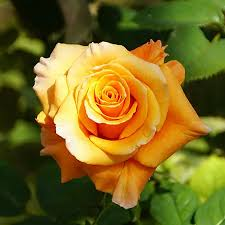
#> input picture Alfred/midterm/1-Rose.jpg, 225 x 225 px
$ jupyter execute uts-rose.ipynb
#> lines starting #> are read from the running program, lines starting #| are printed output that depends on the picture
[cell 1]
import matplotlib.pyplot as plt
import cv2
import numpy as np

[cell 2]
image = cv2.imread('1-Rose.jpg')
#> image is the input picture: shape (225, 225, 3); mean B, G, R 33.1, 102.6, 118.8
gray = cv2.cvtColor(image,cv2.COLOR_RGB2GRAY)

[cell 3]
plt.figure(figsize=(15, 5))

# Plot original image
plt.subplot(1, 5, 1)
plt.imshow(cv2.cvtColor(image, cv2.COLOR_BGR2RGB))
plt.title('Original Image')
plt.axis('off')

# Plot blurred image
plt.subplot(1, 5, 2)
plt.imshow(gray, cmap='gray')
plt.title('GrayScale Image')
plt.axis('off')
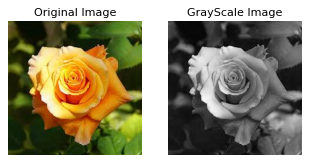
#> figure drawn by matplotlib, 2 panels

[cell 4]
# Print the width and height of the image
height, width, channel = image.shape
#> height = 225; width = 225; channel = 3
print("Image width:", width)
#| Image width: 225
print("Image height:", height)
#| Image height: 225
print("channel:" , channel)
#| channel: 3

FFT good for grayscale

[cell 5]
f = np.fft.fft2(gray)

fshift = np.fft.fftshift(f)
magnitude_spectrum = 20*np.log(np.abs(fshift))
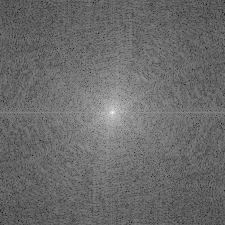
#> magnitude_spectrum: shape (225, 225) float64; min 33.76, max 305.2, mean 147.9; drawn with min black and max white

[cell 6]
plt.subplot(121),plt.imshow(cv2.cvtColor(gray, cv2.COLOR_BGR2RGB))
plt.title('Input Image'), plt.xticks([]), plt.yticks([])
plt.subplot(122),plt.imshow(magnitude_spectrum, cmap = 'gray')
plt.title('Magnitude Spectrum'), plt.xticks([]), plt.yticks([])
plt.show()
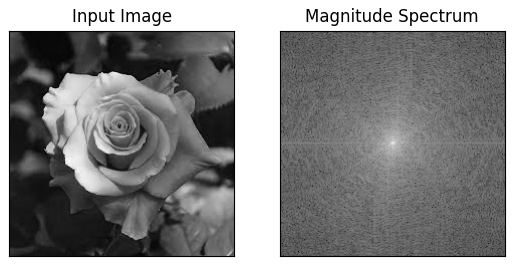
#> figure drawn by matplotlib, 2 panels

[cell 7]
f_ishift = np.fft.ifftshift(fshift)
image_back = np.fft.ifft2(f_ishift)
image_back = np.abs(image_back)
image_back = np.uint32(image_back)

[cell 8]
plt.figure(figsize=(15,15))

plt.subplot(1,3,1)
plt.imshow(cv2.cvtColor(image, cv2.COLOR_BGR2RGB))
plt.title('Original Image')
plt.axis('off')

plt.subplot(1,3,2)
plt.imshow(magnitude_spectrum,cmap='gray')
plt.title('Spectrum')
plt.axis('off')

plt.subplot(1,3,3)
plt.imshow(gray, cmap='gray')
plt.imshow(image_back,cmap='gray')
plt.title('Reconstructed')
plt.axis('off')
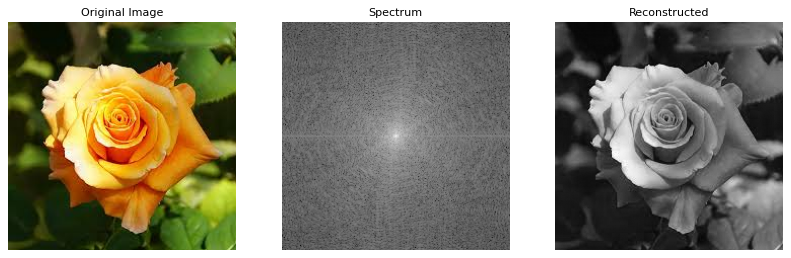
#> figure drawn by matplotlib, 3 panels

FFT filter

[cell 9]
def high_pass_filter(rows, cols, cutoff_freq):
    """Generate an ideal high-pass filter mask."""
    mask = np.ones((rows, cols), np.float32)
    center_row, center_col = rows // 2, cols // 2
    for i in range(rows):
        for j in range(cols):
            distance = np.sqrt((i - center_row)**2 + (j - center_col)**2)
            if distance <= cutoff_freq:
                mask[i, j] = 0
    return mask

[cell 10]
def high_pass_filter(rows, cols, cut_off):

#> called with rows = 225, cols = 225, cut_off = 30
    crow, ccol = rows // 2, cols // 2
#> crow = 112; ccol = 112
    x,y = np.ogrid[:rows, :cols]
#> x = 225 values from 0 to 224
    mask = np.ones((rows, cols), np.float32)
    mask_area = (x-crow)**2 + (y-ccol)**2 <= cut_off**2
    mask[mask_area] = 0
    return mask

[cell 11]
def inverse_image(image):
    f_ishift = np.fft.ifftshift(image)
    image_back_filter = np.fft.ifft2(f_ishift)
    image_back_filter = np.abs(image_back_filter)

    return image_back_filter

[cell 12]
hpf_mask_30_spec = fshift * high_pass_filter(width, height, 30)
hpf_mask_30 = inverse_image(hpf_mask_30_spec)
hpf_mask_50_spec = fshift * high_pass_filter(width, height, 50)
hpf_mask_50 = inverse_image(hpf_mask_50_spec)
hpf_mask_100_spec = fshift * high_pass_filter(width, height, 100)
hpf_mask_100 = inverse_image(hpf_mask_100_spec)
hpf_mask_1000_spec = fshift * high_pass_filter(width, height, 1000)
hpf_mask_1000 = inverse_image(hpf_mask_1000_spec)
#> in inverse_image (call 4), `image_back_filter = np.abs(image_back_filter)`: image_back_filter: shape (225, 225) float64; every value is 0


magnitude_spectrum_30 = 20*np.log(np.abs(hpf_mask_30_spec))
magnitude_spectrum_50 = 20*np.log(np.abs(hpf_mask_50_spec))
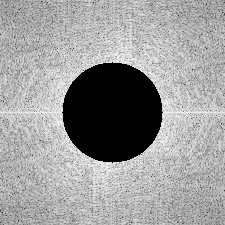
#> magnitude_spectrum_50: shape (225, 225) float64; 15.5% of the values are NaN or infinite; the others: min 33.76, max 184.5, mean 142.8; drawn with min black, max white, NaN and infinite black
magnitude_spectrum_100 = 20*np.log(np.abs(hpf_mask_100_spec))
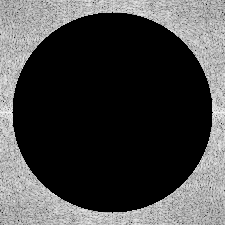
#> magnitude_spectrum_100: shape (225, 225) float64; 62.06% of the values are NaN or infinite; the others: min 33.76, max 177.3, mean 135.8; drawn with min black, max white, NaN and infinite black
magnitude_spectrum_1000 = 20*np.log(np.abs(hpf_mask_1000_spec))
#> magnitude_spectrum_1000: shape (225, 225) float64; every value is NaN or infinite

[cell 13]
#Gaussian Ideal Filter

kernel_size = 21
x = cv2.getGaussianKernel(kernel_size,10)
gaussian_filter = x*x.T
fft_filter= np.fft.fft2(gaussian_filter)
fft_shift = np.fft.fftshift(fft_filter)
mag_spec = np.log(np.abs(fft_shift))
rows, cols = gray.shape
#> rows = 225; cols = 225
crow, ccol = (rows-kernel_size) // 2, (cols-kernel_size) // 2
#> crow = 102; ccol = 102
d = 30  # Cut-off frequency (adjust as needed)
mask = np.zeros((rows, cols), np.float32)
mask[crow:crow+kernel_size, ccol:ccol+kernel_size] = gaussian_filter
filter_image = fshift * mask
filter_image = inverse_image(filter_image)
#> in inverse_image (call 5), `image_back_filter = np.abs(image_back_filter)`:
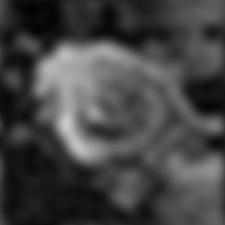
#> image_back_filter: shape (225, 225) float64; min 0.0105, max 0.795, mean 0.267

[cell 14]
plt.figure(figsize=(15,15))

plt.subplot(1,6,1)
plt.imshow(image_back, cmap='gray')
plt.title('Original Image')
plt.axis('off')

plt.subplot(1,6,2)
plt.imshow(hpf_mask_30,cmap='gray')
plt.title('D=30')
plt.axis('off')

plt.subplot(1,6,3)
plt.imshow(hpf_mask_50,cmap='gray')
plt.title('D=50')
plt.axis('off')

plt.subplot(1,6,4)
plt.imshow(hpf_mask_100,cmap='gray')
plt.title('D=100')
plt.axis('off')

plt.subplot(1,6,5)
plt.imshow(hpf_mask_1000,cmap='gray')
plt.title('D = 1000')
plt.axis('off')

plt.subplot(1,6,6)
plt.imshow(filter_image,cmap='gray')
plt.title('Gaussian Ideal Filter')
plt.axis('off')


plt.show()

[cell 15]
plt.figure(figsize=(15,15))

plt.subplot(1,5,1)
plt.imshow(magnitude_spectrum,cmap='gray')
plt.title('Original Image')
plt.axis('off')

plt.subplot(1,5,2)
plt.imshow(magnitude_spectrum_30,cmap='gray')
plt.title('D=30')
plt.axis('off')

plt.subplot(1,5,3)
plt.imshow(magnitude_spectrum_50,cmap='gray')
plt.title('D=50')
plt.axis('off')

plt.subplot(1,5,4)
plt.imshow(magnitude_spectrum_100,cmap='gray')
plt.title('D=100')
plt.axis('off')

plt.subplot(1,5,5)
plt.imshow(magnitude_spectrum_1000,cmap='gray')
plt.title('D = 1000')
plt.axis('off')


plt.show()

[cell 16]
def low_pass_filter(rows, cols, cut_off):

#> called with rows = 225, cols = 225, cut_off = 30
    crow, ccol = rows // 2, cols // 2
#> crow = 112; ccol = 112
    x,y = np.ogrid[:rows, :cols]
#> x = 225 values from 0 to 224
    mask = np.zeros((rows, cols), np.float32)
    mask_area = (x-crow)**2 + (y-ccol)**2 <= cut_off**2
    mask[mask_area] = 1
    return mask

[cell 17]
lpf_mask_30_spec = fshift * low_pass_filter(width, height, 30)
lpf_mask_30 = inverse_image(lpf_mask_30_spec)

lpf_mask_50_spec = fshift * low_pass_filter(width, height, 50)
lpf_mask_50 = inverse_image(lpf_mask_50_spec)
#> in inverse_image (call 7), `image_back_filter = np.abs(image_back_filter)`:
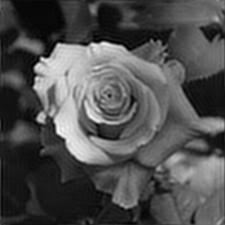
#> image_back_filter: shape (225, 225) float64; min 0.0373, max 267.5, mean 83.7; drawn with min black and max white

lpf_mask_100_spec = fshift * low_pass_filter(width, height, 100)
lpf_mask_100 = inverse_image(lpf_mask_100_spec)

lpf_mask_1000_spec = fshift * low_pass_filter(width, height, 1000)
lpf_mask_1000 = inverse_image(lpf_mask_1000_spec)

[cell 18]
magnitude_spectrum_30 = 20*np.log(np.abs(lpf_mask_30_spec))
magnitude_spectrum_50 = 20*np.log(np.abs(lpf_mask_50_spec))
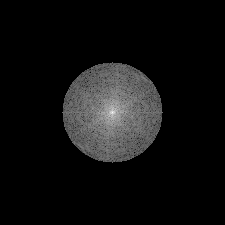
#> magnitude_spectrum_50: shape (225, 225) float64; 84.5% of the values are NaN or infinite; the others: min 82.86, max 305.2, mean 175.7; drawn with min black, max white, NaN and infinite black
magnitude_spectrum_100 = 20*np.log(np.abs(lpf_mask_100_spec))
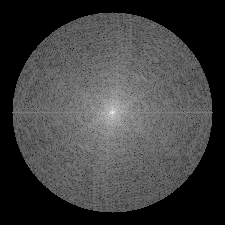
#> magnitude_spectrum_100: shape (225, 225) float64; 37.94% of the values are NaN or infinite; the others: min 53.7, max 305.2, mean 155.4; drawn with min black, max white, NaN and infinite black
magnitude_spectrum_1000 = 20*np.log(np.abs(lpf_mask_1000_spec))

[cell 19]
plt.figure(figsize=(15,15))

plt.subplot(1,5,1)
plt.imshow(image_back,cmap='gray')
plt.title('Original Image')
plt.axis('off')

plt.subplot(1,5,2)
plt.imshow(lpf_mask_30,cmap='gray')
plt.title('D=30')
plt.axis('off')

plt.subplot(1,5,3)
plt.imshow(lpf_mask_50,cmap='gray')
plt.title('D=50')
plt.axis('off')

plt.subplot(1,5,4)
plt.imshow(lpf_mask_100,cmap='gray')
plt.title('D=100')
plt.axis('off')

plt.subplot(1,5,5)
plt.imshow(lpf_mask_1000,cmap='gray')
plt.title('D = 1000')
plt.axis('off')


plt.show()

[cell 20]
plt.figure(figsize=(15,15))

plt.subplot(1,5,1)
plt.imshow(magnitude_spectrum,cmap='gray')
plt.title('Original Image')
plt.axis('off')

plt.subplot(1,5,2)
plt.imshow(magnitude_spectrum_30,cmap='gray')
plt.title('D=30')
plt.axis('off')

plt.subplot(1,5,3)
plt.imshow(magnitude_spectrum_50,cmap='gray')
plt.title('D=50')
plt.axis('off')

plt.subplot(1,5,4)
plt.imshow(magnitude_spectrum_100,cmap='gray')
plt.title('D=100')
plt.axis('off')

plt.subplot(1,5,5)
plt.imshow(magnitude_spectrum_1000,cmap='gray')
plt.title('D = 1000')
plt.axis('off')


plt.show()

$ run again, with Alfred/midterm/135514.jpg copied over Alfred/midterm/1-Rose.jpg
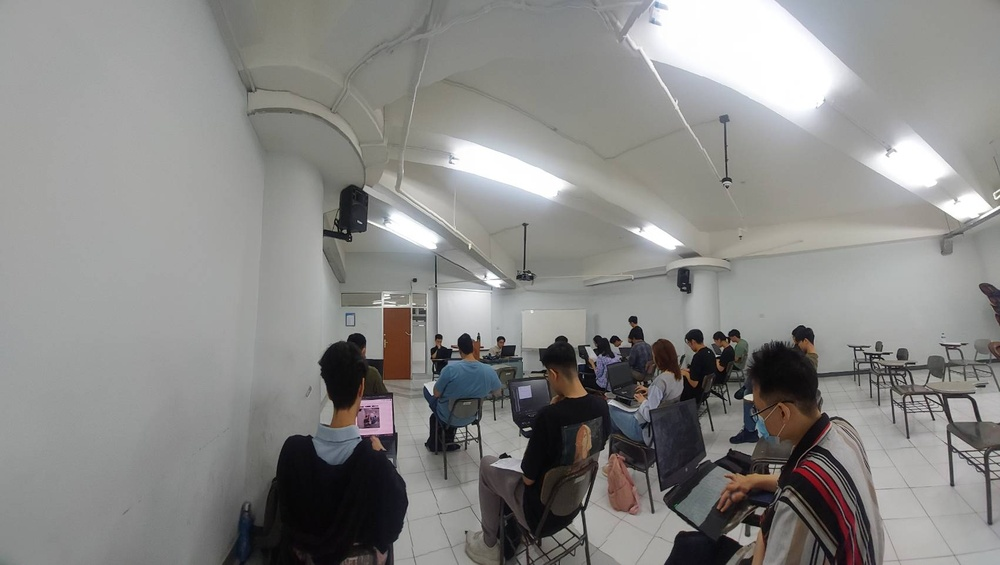
#> input picture Alfred/midterm/135514.jpg, 1000 x 565 px, shrunk from 1702 x 962 before the run
#> image is the input picture: shape (565, 1000, 3); mean B, G, R 134.6, 136.4, 137
#| Image width: 1000
#| Image height: 565
#| channel: 3
#> `[cell 8] plt.figure(figsize=(15,15))  plt.subplot(1,3,1) plt.imshow(cv..`:
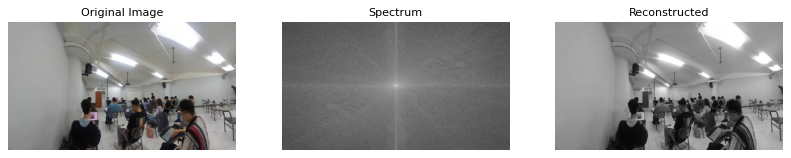
#> figure drawn by matplotlib, 3 panels
#> in inverse_image, `image_back_filter = np.abs(image_back_filter)`:
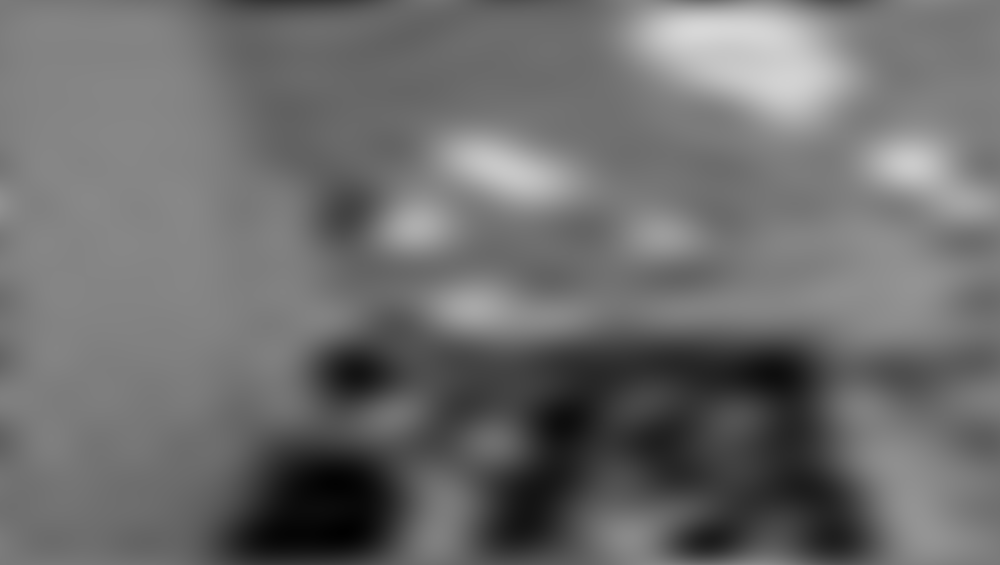
#> image_back_filter: shape (565, 1000) float64; min 0.0061, max 0.846, mean 0.431

$ run again, with Alfred/midterm/uts-2.jpg copied over Alfred/midterm/1-Rose.jpg
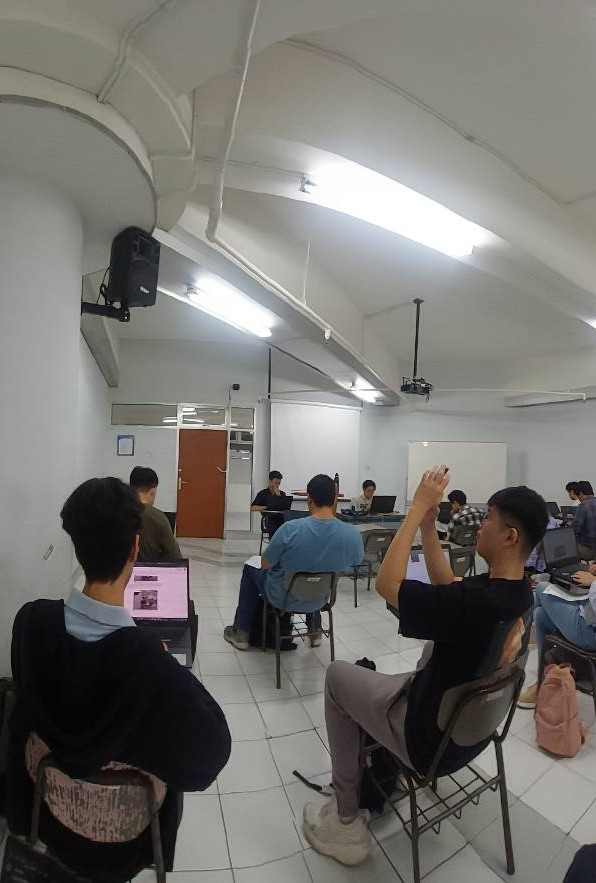
#> input picture Alfred/midterm/uts-2.jpg, 596 x 883 px
#> image is the input picture: shape (883, 596, 3); mean B, G, R 111.4, 115.3, 117.2
#| Image width: 596
#| Image height: 883
#| channel: 3
#> in inverse_image, `image_back_filter = np.abs(image_back_filter)`:
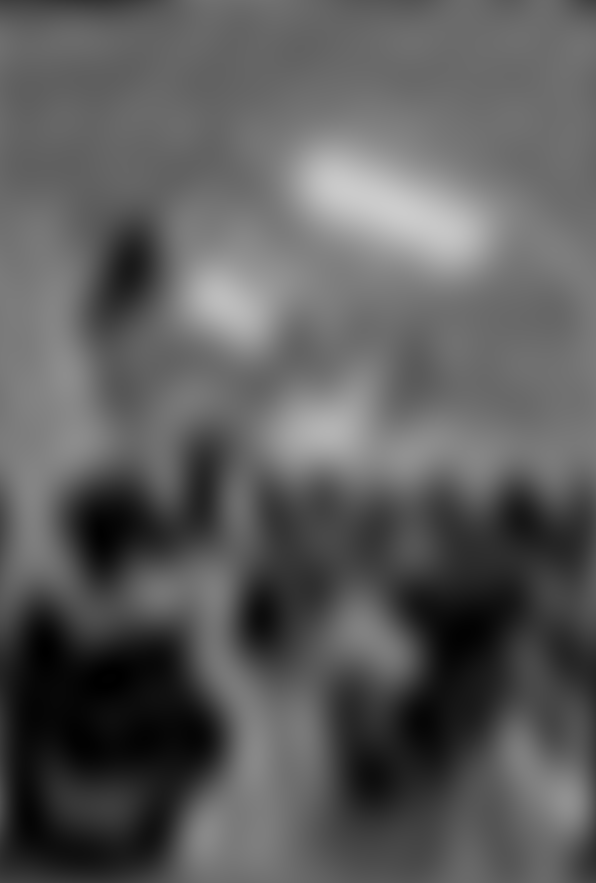
#> image_back_filter: shape (883, 596) float64; min 5.69e-05, max 0.802, mean 0.363
